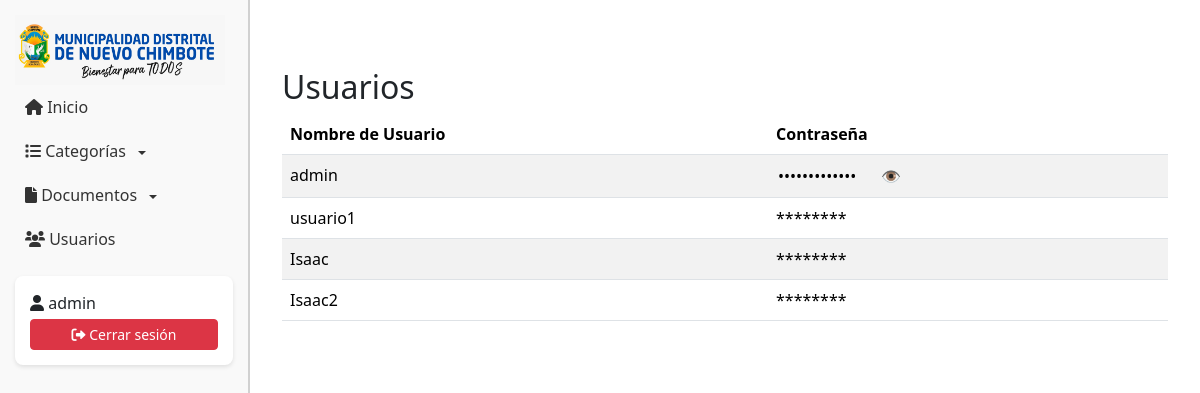
The app's page /admin/usuarios.php (signed in), older data.
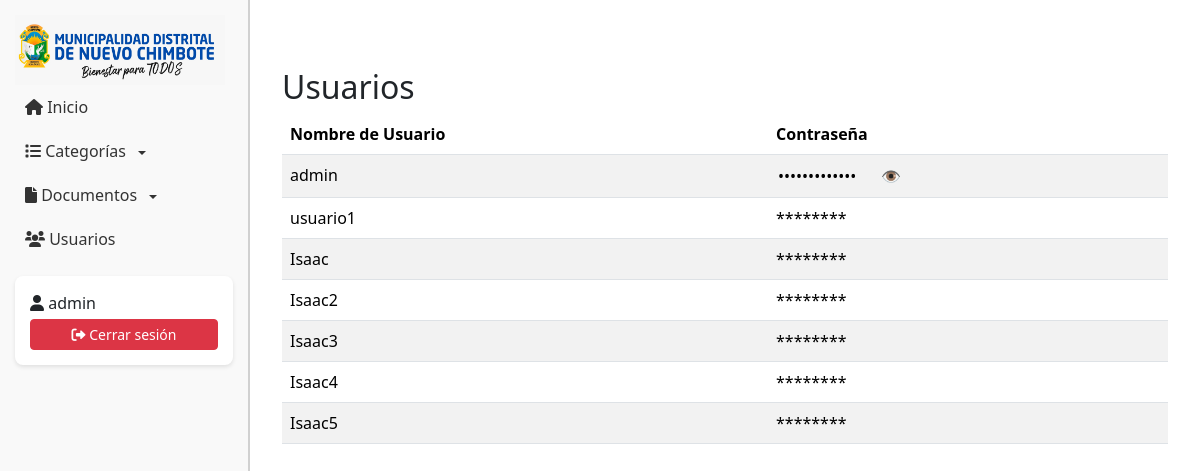
The same page, newer data.
### tables this page shows
CREATE TABLE `usuarios` (
  `id` int(11) UNSIGNED NOT NULL,
  `username` varchar(255) NOT NULL,
  `password` varchar(255) NOT NULL
);

### admin/usuarios.php (the view, shortened to what this page needs)
<?php
require_once '../connection/db.php';
$username = $_SESSION['username'];
$sql = "SELECT username, password FROM usuarios";
$stmt = $pdo->query($sql);
$usuarios = $stmt->fetchAll(PDO::FETCH_ASSOC);
?>
<!DOCTYPE html>
<html lang="es">
<head>
    <link rel="stylesheet" href="https://cdnjs.cloudflare.com/ajax/libs/font-awesome/6.0.0-beta3/css/all.min.css">
    <link href="https://cdn.jsdelivr.net/npm/bootstrap@5.3.3/dist/css/bootstrap.min.css" rel="stylesheet"
>
</head>
<body>
    <?php include_once '../templates/navbarAdmin.php'; ?>
    <div class="content">
        <div class="container mt-5">
            <h2>Usuarios</h2>
            <table class="table table-striped">
                <thead>
                    <tr>
                        <th>Nombre de Usuario</th>
                        <th>Contraseña</th>
                    </tr>
                </thead>
                <tbody>
                    <?php foreach ($usuarios as $usuario): ?>
                        <tr>
                            <td><?= htmlspecialchars($usuario['username']) ?></td>
                            <td>
                                <?php if ($usuario['username'] == $username): ?>
                                    <div class="password-container">
                                        <input type="password" value="<?= htmlspecialchars($usuario['password']) ?>"
                                            class="password-field" readonly>
                                        <button class="toggle-password" onclick="togglePassword(this)">👁️</button>
                                    </div>
                                <?php else: ?>
                                    ********
                                <?php endif; ?>
                            </td>
                        </tr>
                    <?php endforeach; ?>
                </tbody>
            </table>
        </div>
    </div>
</body>
</html>

### templates/navbarAdmin.php (shortened to what this page needs)
<div class="sidebar">
    <img src="../public/img/logoOficial.png" alt="Logo" width="210" height="70">
    <ul class="nav flex-column">
        <li class="nav-item">
            <a class="nav-link" href="../admin/indexAdmin.php">
                <i class="fa-solid fa-house"></i> Inicio
            </a>
        </li>
        <li class="nav-item dropdown">
            <a class="nav-link dropdown-toggle" href="#" id="categoriaDropdown" role="button" data-bs-toggle="dropdown"
                aria-expanded="false">
                <i class="fa-solid fa-list"></i> Categorías
            </a>
        </li>
        <li class="nav-item dropdown">
            <a class="nav-link dropdown-toggle" href="#" id="documentoDropdown" role="button" data-bs-toggle="dropdown"
                aria-expanded="false">
                <i class="fa-solid fa-file"></i> Documentos
            </a>
        </li>
        <li class="nav-item">
            <a class="nav-link" href="../admin/usuarios.php">
                <i class="fa-solid fa-users"></i> Usuarios
            </a>
        </li>
    </ul>
    <div class="user-info">
        <div class="user-card">
            <?php if (isset($_SESSION['username'])): ?>
                <p class="mb-1"><i class="fa-solid fa-user"></i>
                    <?= htmlspecialchars($_SESSION['username']) ?>
                </p>
                <a href="../login/logout.php" class="btn btn-danger btn-sm w-100">
                    <i class="fa-solid fa-right-from-bracket"></i> Cerrar sesión
                </a>
            <?php endif; ?>
        </div>
    </div>
</div>

### templates/navbarAdmin.php (style rules this page uses)
.sidebar { width: 250px; background-color: #F9F9F9; padding: 15px; height: 100vh; position: fixed; left: 0; top: 0; overflow-y: auto; z-index: 1000; border-right: 2px solid #D1D1D1; }
.content { margin-left: 250px; padding: 20px; margin-top: 0; }
.sidebar .nav-link { color: #333; text-decoration: none; padding: 10px; display: block; transition: all 0.3s ease; }
.dropdown-toggle::after { vertical-align: middle; margin-left: 0.5rem; }
.user-info { margin-top: auto; padding: 15px 0; }
.user-card { background: #fff; border-radius: 8px; padding: 15px; box-shadow: 0 2px 4px rgba(0, 0, 0, 0.1); }
body { margin: 0; padding-top: 0 !important; }

### admin/usuarios.php (style rules this page uses)
.password-container { display: flex; align-items: center; gap: 5px; }
.password-field { border: none; background: transparent; width: 100px; outline: none; }
.toggle-password { background: none; border: none; cursor: pointer; padding: 0; }

Row changes from the older to the newer data that the page shows:
added usuarios: username "Isaac3"
added usuarios: username "Isaac4"
added usuarios: username "Isaac5"
